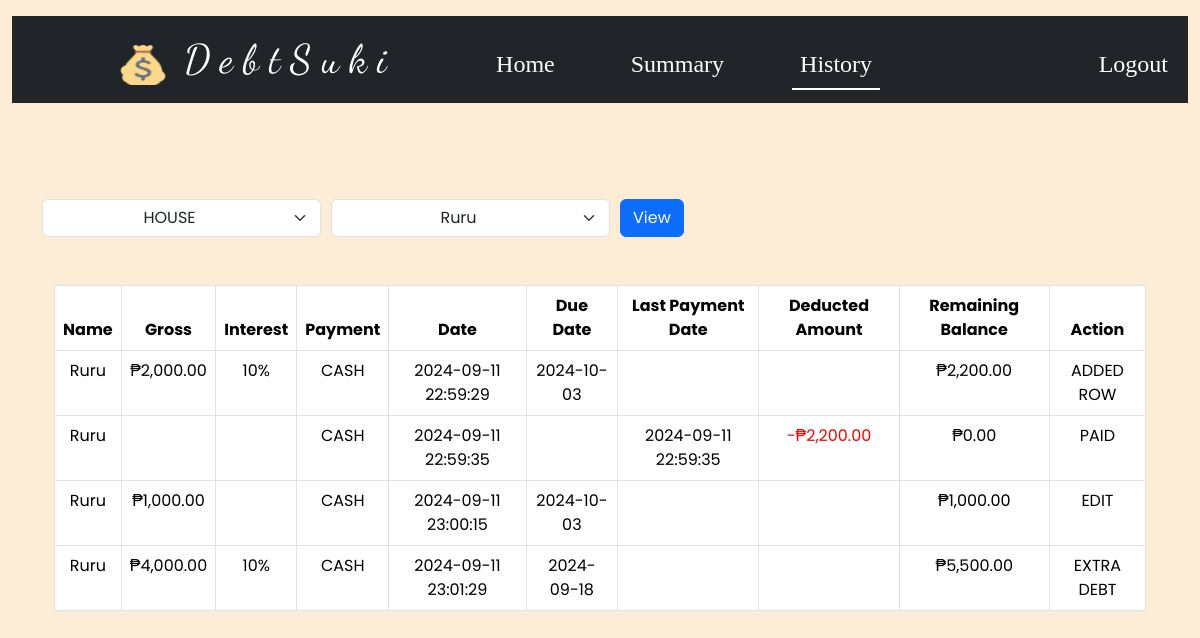
The page /history/87/Ruru/HOUSE (signed in) on the database its author committed.
### tables this page shows
CREATE TABLE history (id INTEGER PRIMARY KEY AUTOINCREMENT NOT NULL, user_id INTEGER NOT NULL, table_name TEXT NOT NULL, name TEXT NOT NULL, gross REAL, interest REAL, payment TEXT, date DATETIME NOT NULL, due_date DATETIME NOT NULL, last_payment_date DATETIME, remaining_bal REAL NOT NULL, action TEXT NOT NULL, debtor_id INTEGER NOT NULL, amount_paid REAL);

### app.py (the view)
@app.route("/history/<debtor_id>/<name>/<table_name>", methods=["GET", "POST"])
@login_required
def history(debtor_id, name, table_name):
    if request.method == "POST":
        user_id = session["user_id"]
        tables = request.form.get("specific_table")
        debtors = request.form.get("names_list")
        table_summary_db = db.execute("SELECT * FROM table_summary WHERE user_id = ?", user_id)
        tablenames_summary_db = db.execute("SELECT table_name FROM table_summary WHERE user_id = ? GROUP BY table_name", user_id)
        tables_list = [all_tables["table_name"] for all_tables in tablenames_summary_db]
        names_list = [all_names["name"] for all_names in table_summary_db]
        list_selected_names = db.execute("SELECT name FROM table_summary WHERE user_id = ? AND table_name = ?", user_id, tables)
        debtor_id_db = db.execute("SELECT id FROM table_summary WHERE user_id = ? AND table_name = ? AND name = ?", user_id, tables, debtors)
        if debtor_id_db:
            debtor_id = debtor_id_db[0]["id"]
            history_db = db.execute("SELECT * FROM history WHERE user_id = ? AND table_name = ? AND debtor_id = ?", user_id, tables, debtor_id)
        if debtors in names_list and tables in tables_list:
            return render_template("historyView.html", table_names=tablenames_summary_db, selected_name=debtors, selected_table=tables, names=list_selected_names, tables=history_db, php=php, int=int)
        else:
            flash("Selection of table or debtor is invalid!")
            return redirect("/homepage")
    else:
        user_id = session["user_id"]
        table_summary_db = db.execute("SELECT * FROM table_summary WHERE user_id = ?", user_id)
        tablenames_summary_db = db.execute("SELECT table_name FROM table_summary WHERE user_id = ? GROUP BY table_name", user_id)
        tables_list = [all_tables["table_name"] for all_tables in tablenames_summary_db]
        names_list = [all_names["name"] for all_names in table_summary_db]
        selected_from_summary = False
        if table_summary_db:
            if tablenames_summary_db and name not in names_list and table_name not in tables_list:
                selected_from_summary = False
                return render_template("history.html", table=table_summary_db, table_names=tablenames_summary_db, from_summary=selected_from_summary)
            elif tablenames_summary_db and name in names_list and table_name in tables_list:
                selected_from_summary = True
                history_db = db.execute("SELECT * FROM history WHERE user_id = ? AND table_name = ? AND debtor_id = ?", user_id, table_name, debtor_id)
                list_selected_names = db.execute("SELECT name FROM table_summary WHERE user_id = ? AND table_name = ?", user_id, table_name)
                return render_template("history.html", table=table_summary_db, table_names=tablenames_summary_db, from_summary=selected_from_summary, selected_name=name, selected_table=table_name, names=list_selected_names, tables=history_db, php=php, int=int)
        else:
            return render_template("history.html")

### app.py (called while the page is built)
@app.after_request
def after_request(response):
    response.headers["Cache-Control"] = "no-cache, no-store, must-revalidate"
    response.headers["Expires"] = 0
    response.headers["Pragma"] = "no-cache"
    return response

### helpers.py (called while the page is built)
def login_required(f):
    @wraps(f)
    def decorated_function(*args, **kwargs):
        if session.get("user_id") is None:
            return redirect("/login")
        return f(*args, **kwargs)
    return decorated_function

def php(value):
    return f"₱{value:,.2f}"

### templates/history.html (shortened to what this page needs)
{% extends "layout.html" %}
{% block main %}
    {% if table %}
        {% if from_summary %}
            <form action="/history/<debtor_id>/<name>/<table_name>" method="post" class="d-flex" style="column-gap:10px;">
                <select id="specific_table" name="specific_table" class="form-select w-25 text-center" onchange="fetchItem()" required>
                    {% for table_name in table_names %}
                        <option value="{{ table_name.table_name }}" {% if table_name.table_name == selected_table %}selected{% endif %}>{{ table_name.table_name }}</option>
                    {% endfor %}
                </select>
                <select name="names_list" id="names_list" class="form-select w-25 text-center" required>
                    {% for name in names %}
                        <option value="{{ name.name }}" {% if name.name == selected_name %}selected{% endif %} style="text-transform:capitalize;">{{ name.name }}</option>
                    {% endfor %}
                </select>
                <button class="btn btn-primary" type="submit">View</button>
            </form>
            <div class="container mt-5 table-responsive">
                <table class="table table-bordered">
                    <thead>
                        <tr>
                            <th scope="col">Name</th>
                            <th scope="col">Gross</th>
                            <th scope="col">Interest</th>
                            <th scope="col">Payment</th>
                            <th scope="col">Date</th>
                            <th scope="col">Due Date</th>
                            <th scope="col">Last Payment Date</th>
                            <th scope="col">Deducted Amount</th>
                            <th scope="col">Remaining Balance</th>
                            <th scope="col">Action</th>
                        </tr>
                    </thead>
                    <tbody>
                        {% for table in tables %}
                            <tr>
                                <td>{{ table.name }}</td>
                                <td>{% if table.gross %}{{ php(table.gross) }}{% endif %}</td>
                                <td>{% if table.interest %}{{ int(table.interest )}}%{% endif %}</td>
                                <td>{% if table.payment %}{{ table.payment }}{% endif %}</td>
                                <td>{{ table.date }}</td>
                                <td>{{ table.due_date }}</td>
                                <td>{% if table.last_payment_date %}{{ table.last_payment_date }}{% endif %}</td>
                                <td style="color:red">{% if table.amount_paid %}-{{ php(table.amount_paid) }}{% endif %}</td>
                                <td>{{ php(table.remaining_bal) }}</td>
                                <td>{{ table.action }}</td>
                            </tr>
                        {% endfor %}
                    </tbody>
                </table>
            </div>
        {% endif %}
    {% endif %}
{% endblock %}

### static/styles.css (style rules this page uses)
body { background-color: rgb(253, 236, 214); position: relative; box-sizing: border-box; font-family: "Poppins", sans-serif; }

### rows shown on the page
history: name "Ruru", gross "₱2,000.00", interest "10", payment "CASH", date "2024-09-11 22:59:29", due_date "2024-10-03", remaining_bal "₱2,200.00", action "ADDED ROW"
history: name "Ruru", payment "CASH", date "2024-09-11 22:59:35", last_payment_date "2024-09-11 22:59:35", amount_paid "₱2,200.00", remaining_bal "₱0.00", action "PAID"
history: name "Ruru", gross "₱1,000.00", payment "CASH", date "2024-09-11 23:00:15", due_date "2024-10-03", remaining_bal "₱1,000.00", action "EDIT"
history: name "Ruru", gross "₱4,000.00", interest "10", payment "CASH", date "2024-09-11 23:01:29", due_date "2024-09-18", remaining_bal "₱5,500.00", action "EXTRA DEBT"

### other values the page prints
form field specific_table "HOUSE"
form field names_list "Ruru"
